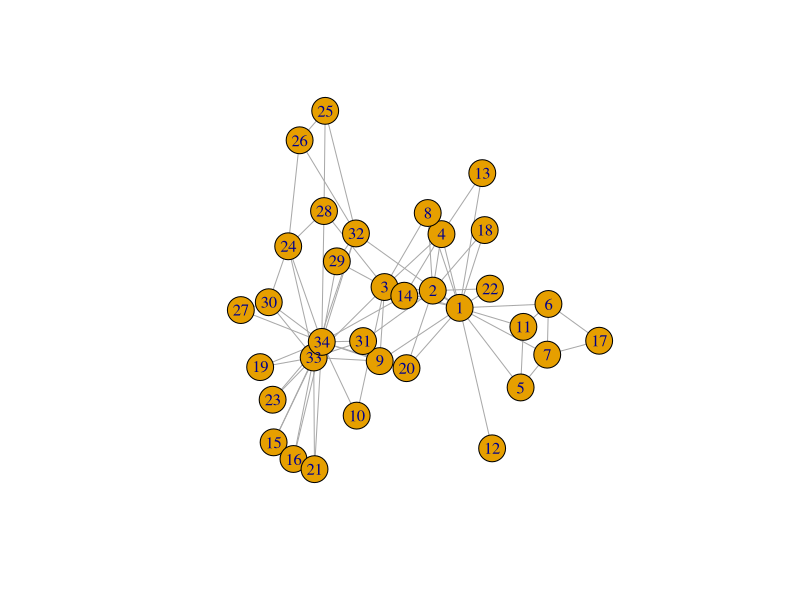
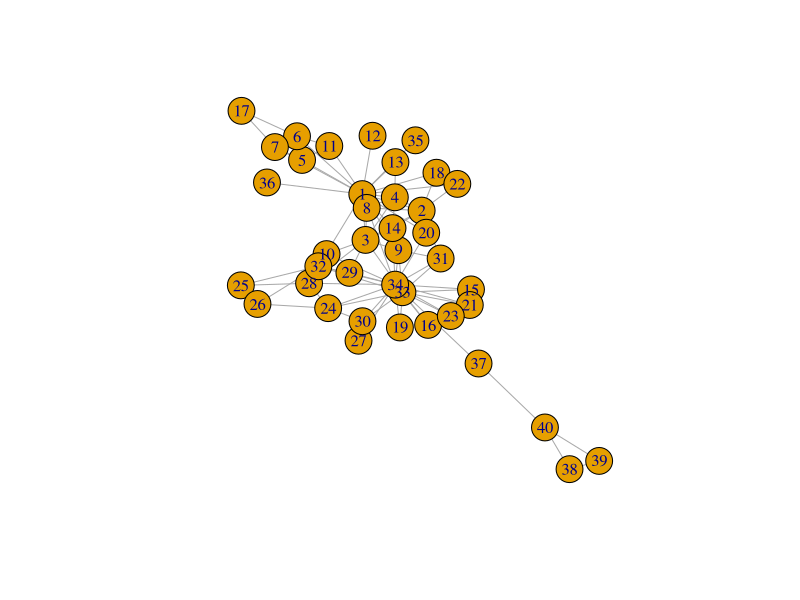
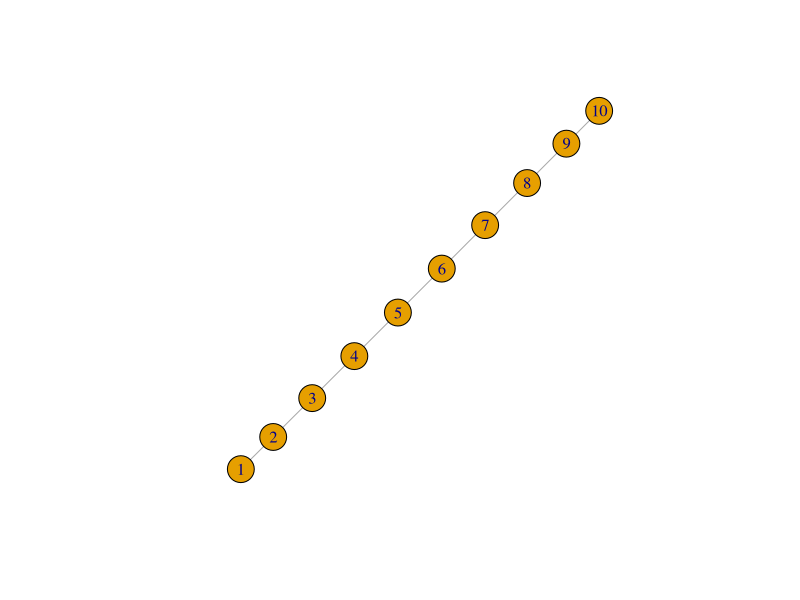
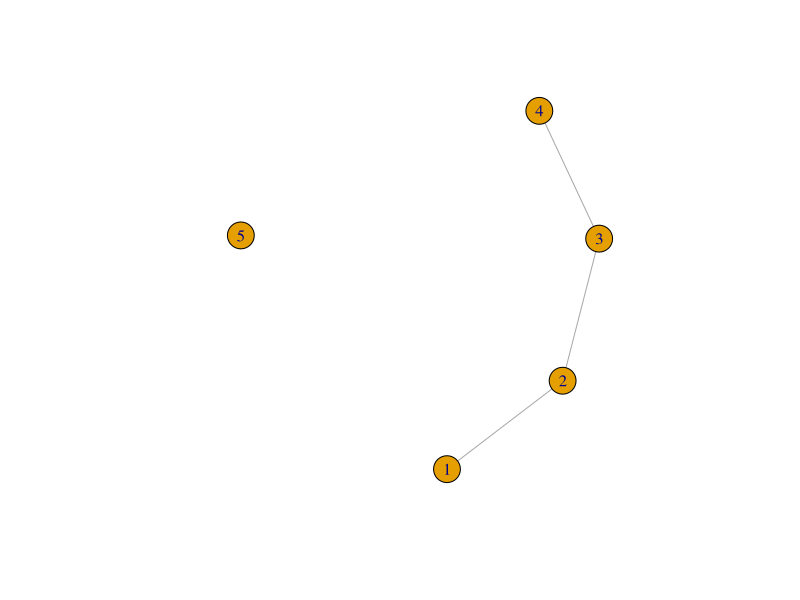
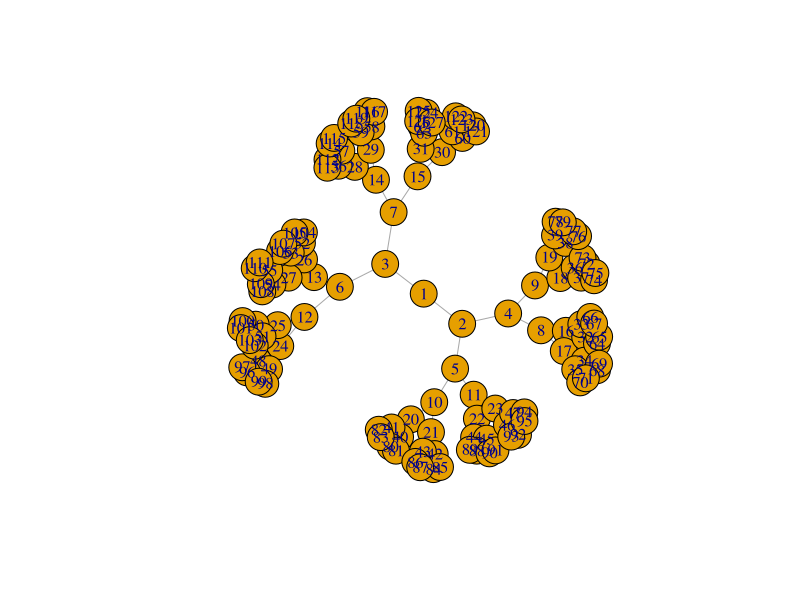
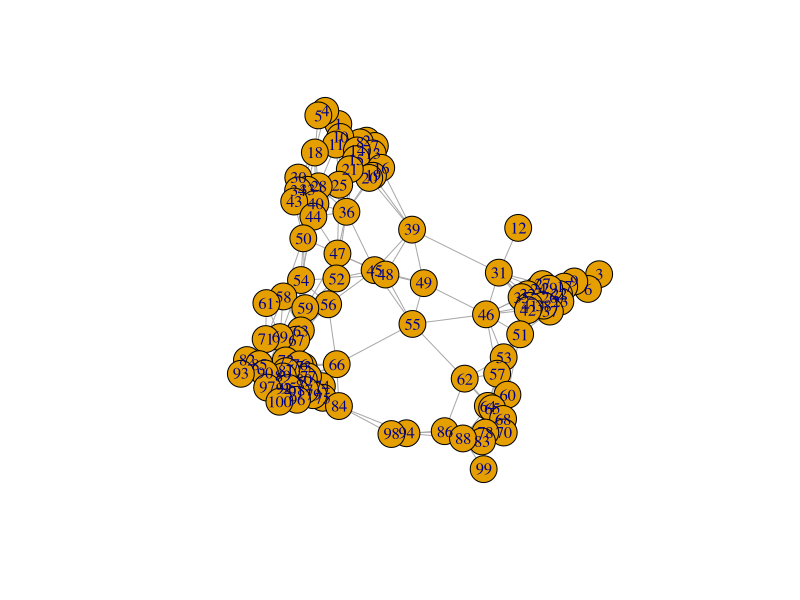
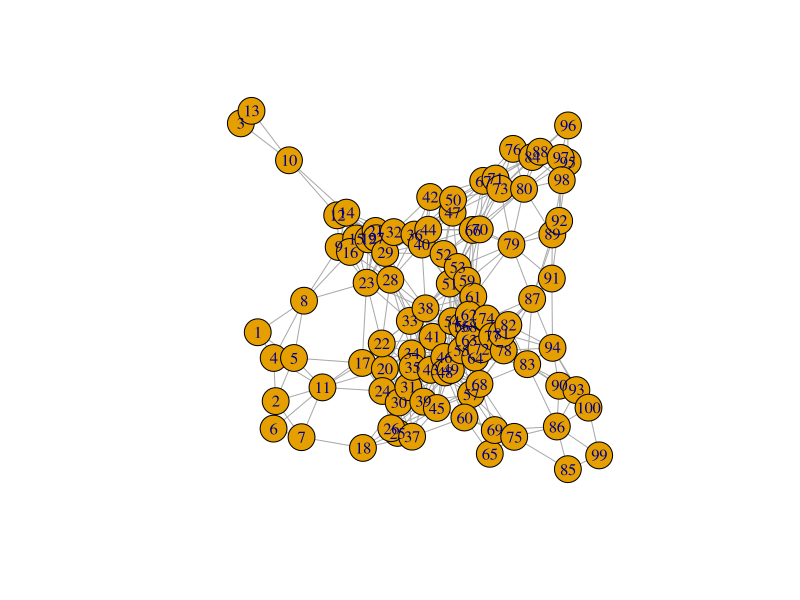
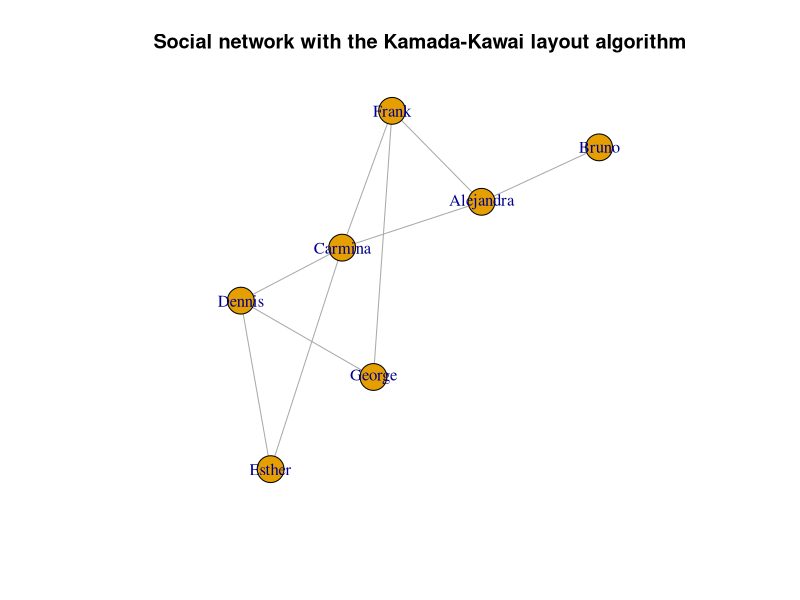

Here is the R script that generated these plots, in order:
## ---- chunk 1
# install.packages("igraph")
library(igraph)
## ---- chunk 2
g <- make_empty_graph()
## ---- chunk 3
g <- make_graph(edges = c(1,2, 1,5), n=10, directed = FALSE)
## ---- chunk 4
g
## ---- chunk 5
summary(g)
## ---- chunk 6
g <- make_graph('Zachary')
## ---- chunk 7
plot(g)
## ---- chunk 8
g <- add_vertices(g, 3)
## ---- chunk 9
g <- add_edges(g, edges = c(1,35, 1,36, 34,37))
## ---- chunk 10
g <- g %>% add_edges(edges=c(1,34)) %>% add_vertices(3) %>%
     add_edges(edges=c(38,39, 39,40, 40,38, 40,37))
g

plot(g)
## ---- chunk 11
get.edge.ids(g, c(1,34))
## ---- chunk 12
g <- delete_edges(g, 82)
## ---- chunk 13
g <- make_ring(10) %>% delete_edges("10|1")
plot(g)
## ---- chunk 14
g <- make_ring(5)
g <- delete_edges(g, get.edge.ids(g, c(1,5, 4,5)))
plot(g)
## ---- chunk 15
graph1 <- make_tree(127, 2, mode = "undirected")
summary(graph1)
plot(graph1)
## ---- chunk 16
graph2 <- make_tree(127, 2, mode = "undirected")
## ---- chunk 17
identical_graphs(graph1,graph2)
## ---- chunk 18
graph1 <- sample_grg(100, 0.2)
summary(graph1)
plot(graph1)
## ---- chunk 19
graph2 <- sample_grg(100, 0.2)
identical_graphs(graph1, graph2)
plot(graph2)
## ---- chunk 20
isomorphic(graph1, graph2)
## ---- chunk 21
g <- make_graph(~ Alice-Bob:Claire:Frank, Claire-Alice:Dennis:Frank:Esther,
                George-Dennis:Frank, Dennis-Esther)
## ---- chunk 22
V(g)$age <- c(25, 31, 18, 23, 47, 22, 50) 
V(g)$gender <- c("f", "m", "f", "m", "m", "f", "m")
E(g)$is_formal <- c(FALSE, FALSE, TRUE, TRUE, TRUE, FALSE, TRUE, FALSE, FALSE)
summary(g)
## ---- chunk 23
E(g)$is_formal
E(g)$is_formal[1] <- TRUE
E(g)$is_formal
## ---- chunk 24
g$date <- c("2022-02-11")
graph_attr(g, "date")
## ---- chunk 25
match(c("George"), V(g)$name)
## ---- chunk 26
V(g)$name[1:3] <- c("Alejandra", "Bruno", "Carmina")
V(g)
## ---- chunk 27
g <- delete_vertex_attr(g, "gender")
V(g)$gender
## ---- chunk 28
degree(g)
## ---- chunk 29
degree(g, 7)
## ---- chunk 30
degree(g, v=c(3,4,5))
## ---- chunk 31
degree(g, v=c("Carmina", "Frank", "Dennis"))
## ---- chunk 32
degree(g, "Bruno")
## ---- chunk 33
edge_betweenness(g)
## ---- chunk 34
ebs <- edge_betweenness(g)
as_edgelist(g)[ebs == max(ebs), ]
## ---- chunk 35
which.max(degree(g))
## ---- chunk 36
graph <- graph.full(n=10)
only_odd_vertices <- which(V(graph)%%2==1)
length(only_odd_vertices)
## ---- chunk 37
seq <- V(graph)[2, 3, 7]
seq
## ---- chunk 38
seq <- seq[1, 3]    # filtering an existing vertex set
seq
## ---- chunk 39
V(g)[age < 30]$name
## ---- chunk 40
`%notin%` <- Negate(`%in%`)
## ---- chunk 41
V(g)$degree <- c("A", "B", "B+", "A+", "C", "A", "B")
V(g)$degree[degree(g) == 3]
## ---- chunk 42
V(g)$name[degree(g) == 3]
## ---- chunk 43
E(g)[.from(3)]
## ---- chunk 44
E(g)[.from("Carmina")]
## ---- chunk 45
E(g) [ 3:5 %--% 5:6 ]
## ---- chunk 46
V(g)$gender <- c("f", "m", "f", "m", "m", "f", "m")
## ---- chunk 47
men <- V(g)[gender == "m"]$name
men
## ---- chunk 48
women <- V(g)[gender == "f"]$name
women
## ---- chunk 49
E(g)[men %--% women]
## ---- chunk 50
get.adjacency(g)
## ---- chunk 51
layout <- layout_with_kk(g)
## ---- chunk 52
layout <- layout_as_tree(g, root = 2)
## ---- chunk 53
layout <- layout_with_kk(g)
## ---- chunk 54
plot(g, layout = layout, main = "Social network with the Kamada-Kawai layout algorithm")
## ---- chunk 55
plot(g, layout = layout_with_fr,
     main = "Social network with the Fruchterman-Reingold layout algorithm")
## ---- chunk 56
V(g)$color <- ifelse(V(g)$gender == "m", "yellow", "red")
plot(g, layout = layout, vertex.label.dist = 3.5,
     main = "Social network - with genders as colors")
## ---- chunk 57
plot(g, layout=layout, vertex.label.dist=3.5, vertex.color=as.factor(V(g)$gender))
## ---- chunk 58
plot(g, layout=layout, vertex.label.dist=3.5, vertex.size=20,
     vertex.color=ifelse(V(g)$gender == "m", "yellow", "red"),
     edge.width=ifelse(E(g)$is_formal, 5, 1))
## ---- chunk 59
library(readxl)

people<-read_xlsx("Networks.xlsx", sheet = "People")
relations<-read_xlsx("Networks.xlsx", sheet ="Relations")

g <- graph_from_data_frame(relations, directed=FALSE, vertices=people)


plot(g)

## ---- chunk 60

suppressMessages(library(dplyr))

BCB<-people%>%
  filter(BCB520 == "TRUE")%>%
  select(name, BCB520)

edgelist<- combn(BCB$name, 2)
edgelist_df <- as.data.frame(t(edgelist))
colnames(edgelist_df) <- c("from", "to")
edgelist_df$BCB520<-"TRUE"
edgelist_df$Advisor<-"FALSE"

relations$BCB520 <- "FALSE"

relations3<-rbind(relations, edgelist_df)

g <- graph_from_data_frame(relations3, directed=FALSE, vertices=people)


plot(g,  layout = layout_with_fr, main = "The Original Graph")


## ---- chunk 61
#Improved Graph

suppressMessages(library(dplyr))

suppressWarnings({
  
  
BCB<-people%>%
  filter(BCB520 == "TRUE")%>%
  select(name, BCB520)

edgelist<- combn(BCB$name, 2)
edgelist_df <- as.data.frame(t(edgelist))
colnames(edgelist_df) <- c("from", "to")
edgelist_df$BCB520<-"TRUE"
edgelist_df$Advisor<-"FALSE"

relations$BCB520 <- "FALSE"

relations3<-rbind(relations, edgelist_df)

g <- graph_from_data_frame(relations3, directed=FALSE, vertices=people)



#colors
department_colors <- c("green", "violet", "orange", "turquoise", "gold", "salmon")

V(g)$color <- department_colors[match(V(g)$department, unique(V(g)$department))]

#Labels
#Order: Barrie, Konrad, Ed, Robyn, Scott, Heidi, Lucas, Yaotian, Ymin, Jian, Geraline
offsets <- matrix(c(-2.1, -3.3, 3, 2.2, -2.7, 3.7, 3.9, 4.3, 3.2, -2.5, 2.5), ncol = 2, byrow = TRUE)
angles <- matrix(c(-pi/2.2, -pi/5, 0, pi/2, pi/2, 0, pi/7, 0, pi/6, -pi/2, -pi/2), ncol = 2, byrow = TRUE, )

V(g)$label.color <- "darkblue"  # Set vertex label color to black
V(g)$label.font <- 4         # Set vertex label font to bold


plot(g,  layout = layout_with_kk, rescale = TRUE,
     vertex.label.dist = offsets, 
     vertex.label.degree = angles,
     vertex.size = 15,
     edge.color = ifelse(E(g)$Advisor == TRUE, "brown", "pink"),
     edge.width = ifelse(E(g)$Advisor == TRUE, 4, 2),
     main = "The Improved Graph")

# Create legend using the same colors
legend("bottomleft", legend = unique(people$department), fill = department_colors, title = "Department")

})
